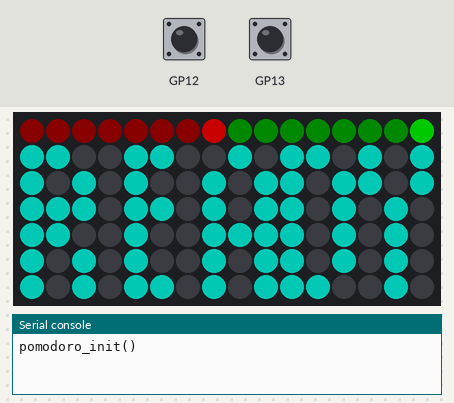
A program run on a simulated Raspberry Pi Pico running MicroPython. Shown: 16×7 RGB LED matrix, the last lines printed to the serial console. The test bench sets the inputs (shaded band). Dim RGB values are drawn brighter than linear.

Above: at 1.2 s.
1.3 s: button A pressed for 0.15 s
At 2.0 s:
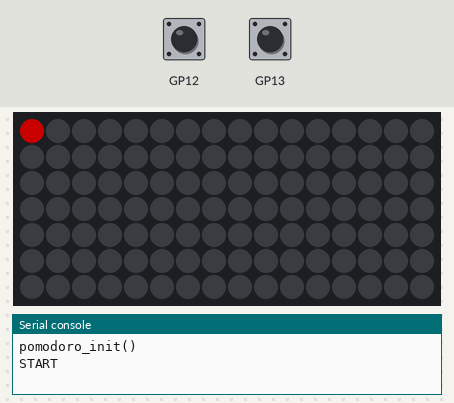
4.1 s: button B pressed for 0.15 s
At 4.9 s:
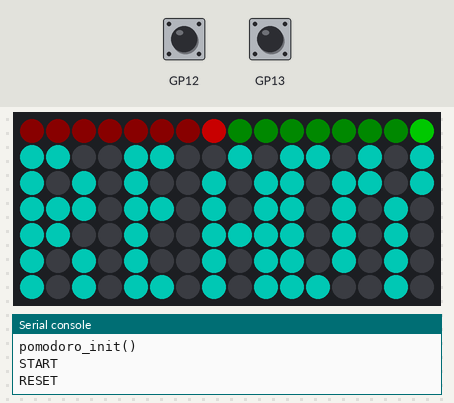
5.7 s: button A pressed for 1 s
At 7.3 s:
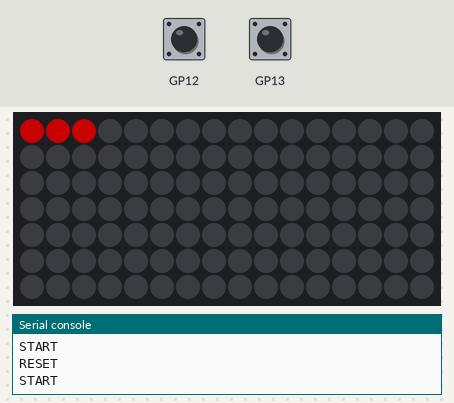
9.7 s: button B pressed for 1 s
At 10.4 s:
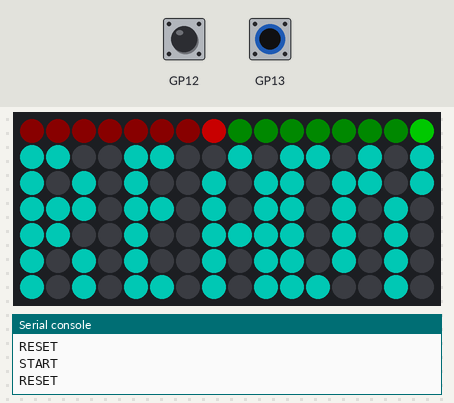
Timing chart, 0 to 12.7 s (numbered marks = the images above; inputs shaded):
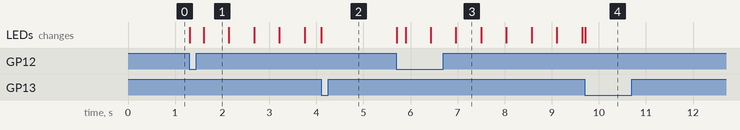

The program:

pomodoro.py
```python
# (licence header left out)
from machine import Pin, Timer
from math import floor
from picounicorn import PicoUnicorn


# Const
RED_MINUTES   = 1
GREEN_MINUTES = 1

# Var
picounicorn = PicoUnicorn()

w = picounicorn.get_width()
h = picounicorn.get_height()
total = w * h

RED_SECONDS   = RED_MINUTES * 60
GREEN_SECONDS = RED_MINUTES * 60

count = 0
state = "idle"


loopTimer = Timer()


def display_binary(value, row, offset, color):
    binary_str = "{0:8b}".format(value)
    for x in range(0, 8):
        if binary_str[x] == '1':
            picounicorn.set_pixel(x+offset, row, color[0], color[1], color[2])
        else:
            picounicorn.set_pixel(x+offset, row, int(color[0] / 10), int(color[1] / 10), int(color[2] / 10))


def show_ready():
    #Red
    display_binary(RED_MINUTES, 0, 0, (100, 0, 0))

    #Green
    display_binary(GREEN_MINUTES, 0, 8, (0, 100, 0))

    # READY
    r, g, b = (0, 100, 90)
    xy = [
        (0, 1), (1, 1),                 (4, 1), (5, 1),                 (8, 1),         (10, 1), (11, 1),          (13, 1),          (15, 1),
        (0, 2),         (2, 2),         (4, 2),                 (7, 2),         (9, 2), (10, 2),          (12, 2), (13, 2),          (15, 2),
        (0, 3), (1, 3), (2, 3),         (4, 3), (5, 3),         (7, 3),         (9, 3), (10, 3),          (12, 3),          (14, 3),
        (0, 4), (1, 4),                 (4, 4),                 (7, 4), (8, 4), (9, 4), (10, 4),          (12, 4),          (14, 4),
        (0, 5),         (2, 5),         (4, 5),                 (7, 5),         (9, 5), (10, 5),          (12, 5),          (14, 5),
        (0, 6),         (2, 6),         (4, 6), (5, 6),         (7, 6),         (9, 6), (10, 6), (11, 6),                   (14, 6),
    ]

    for x, y in xy:
        picounicorn.set_pixel(x, y, r, g, b)


def fill(r, g, b):
    for x in range(w):
        for y in range(h):
            picounicorn.set_pixel(x, y, r, g, b)


def loop(timer):
    global count
    global state

    if state == "active":
        if count < total:
            x = count % w
            y = floor(count / w)
            picounicorn.set_pixel(x, y, 100, 0, 0)
            count = count + 1
        else:
            state = "break"
            fill(0,100,0)
            loopTimer.init(freq=(total / GREEN_SECONDS), mode=Timer.PERIODIC, callback=loop)


    if state == "break":
        if count > 0:
            count = count - 1
            x = count % w
            y = floor(count / w)
            picounicorn.set_pixel(x, y, 0, 0, 0)
        else:
            state = "idle"
            show_ready()


# Event handler
def pomodoro_start():
    global count
    global state

    print("START")
    count = 0
    state = "active"
    fill(0,0,0)


def pomodoro_reset():
    global count
    global state

    print("RESET")
    state = "idle"
    fill(0,0,0)
    show_ready()


def button(timer):
    if picounicorn.is_pressed(picounicorn.BUTTON_A) and state != "active":
        pomodoro_start()

    if picounicorn.is_pressed(picounicorn.BUTTON_B) and state != "idle":
        pomodoro_reset()


def pomodoro_init():
    print("pomodoro_init()")
    loopTimer.init(freq=(total / RED_SECONDS), mode=Timer.PERIODIC, callback=loop)

    show_ready()

    ButtonTimer = Timer()
    ButtonTimer.init(freq=50.0, mode=Timer.PERIODIC, callback=button)

if __name__ == "__main__":
    pomodoro_init()
```

Measured:
- after the input at 1.3 s, the LEDs: first change at once (image 1 shows a later state)
- after the input at 4.1 s, the LEDs: change at once (image 2)
- after the input at 5.7 s, the LEDs: first change at once (image 3 shows a later state)
- after the input at 9.7 s, the LEDs: change at once (image 4)
